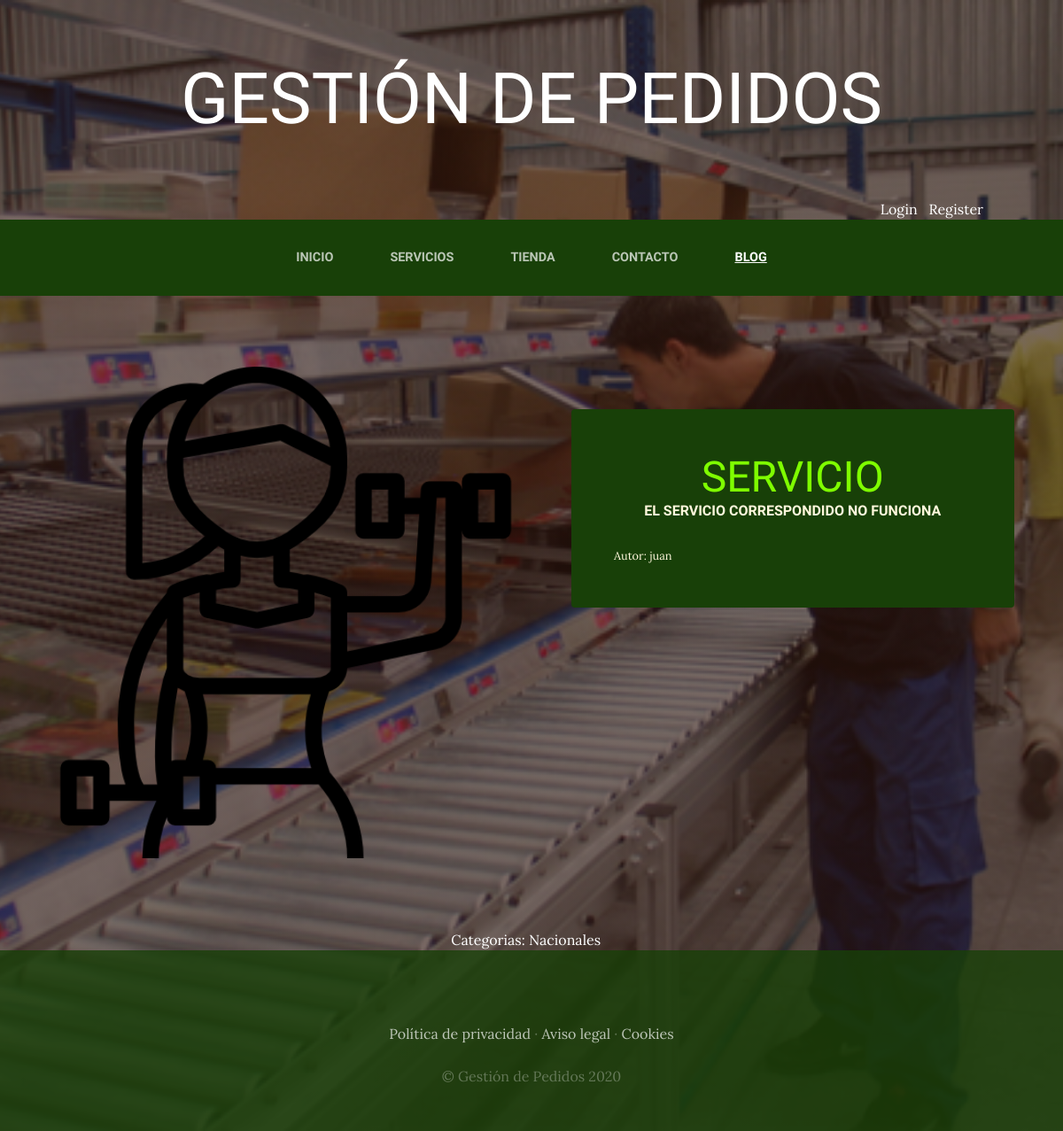
Screenshot of /Blog/categoria/1 with the database file from the repository.
### Blog/models.py (models this page shows, shortened)
class Post(models.Model):
    Titulo = models.CharField(max_length=50)
    Contenido = models.CharField(max_length=50)
    Imagen = models.ImageField(upload_to='blog', null=True, blank=True)
    Autor= models.ForeignKey(User, on_delete=models.CASCADE)
    Categorias= models.ManyToManyField(Categoria)
    created = models.DateTimeField(auto_now_add=True)
    updated = models.DateTimeField(auto_now_add=True)
    class Meta:
        verbose_name='post'
        verbose_name_plural= 'posts'

class Categoria(models.Model):
    nombre = models.CharField(max_length=50)
    created = models.DateTimeField(auto_now_add=True)
    updated = models.DateTimeField(auto_now_add=True)
    class Meta:
        verbose_name='categoria'
        verbose_name_plural= 'categorias'

### Blog/views.py (the view)
# urls.py: path('categoria/<categoria_id>', Categorias, name="categoria"),
def Categorias(request, categoria_id):
    Categoria_disponible = Categoria.objects.get(id=categoria_id)
    Post_Dispobibles = Post.objects.filter(Categorias=Categoria_disponible)
    return render(request, "Blog/Categoria.html",{'Categoria':Categoria,'Post':Post_Dispobibles})

### Carro/context_procesor.py (called while the page is built)
def importe_total_carro(request):
    importe_total=0
    if request.user.is_authenticated:
        for key,value in request.session["carro"].items():
            importe_total=  importe_total+(float(value["precio"]))
    else:
        pass
    return {"importe_total_carro": importe_total}

### Blog/Templates/Blog/Categoria.html
{% extends "ProyectoWebApp/base.html" %}
{% load static %}
{%block content%}
    {%for Post in Post%}
    <section class="page-section clearfix">
        <div class="container">
          <div class="intro">
            <img class="intro-img img-fluid mb-3 mb-lg-0 rounded" src="{{Post.Imagen.url}}" alt="" style="width: 50%;">
            <div class="intro-text left-0 text-center bg-faded p-5 rounded">
              <h2 class="section-heading mb-4" >
                <span class="section-heading-lower" style="color: chartreuse;">{{Post.Titulo}}</span>
                <span class="section-heading-upper">{{Post.Contenido}}</span>
              </h2>
            <div style="text-align: left; font-size: 0.8em;">
            Autor: {{Post.Autor}}
            </div>
            </div>
          </div>
        </div>
      </section>
    {%endfor %}
<section>
    <div style="width: 75%; margin: auto; text-align: center; color: white;">
    Categorias:
    {%for Post in Post%}
        {% for categoria in Post.Categorias.all %}
            {{categoria.nombre }}&nbsp;&nbsp;&nbsp;
        {% endfor%}
    {% endfor%}
    </div>
</section>
{% endblock %}

### ProyectoWebApp/Static/ProyectoWebApp/css/gestion.css (style rules this page uses)
body { font-family: 'Lora'; background: linear-gradient(rgba(47, 23, 15, 0.65), rgba(47, 23, 15, 0.65)), url("../img/bg_main.jpg"); background-attachment: fixed; background-position: center; background-size: cover; }
h1, h2, h3, h4, h5, h6 { font-family: 'Raleway'; }
.page-section { margin-top: 5rem; margin-bottom: 5rem; }
.section-heading { text-transform: uppercase; }
.section-heading .section-heading-upper { display: block; font-size: 1rem; font-weight: 800; padding-bottom:.5rem; }
.section-heading .section-heading-lower { display: block; font-size: 3rem; font-weight: 100; }
.bg-faded { background-color: rgba(255, 255, 255, 0.85); }
.intro { position: relative; }
@media (min-width: 992px) { .intro .intro-img { width: 75%; float: left; } }
@media (min-width: 992px) { .intro .intro-text { left: 600; width: 60%; margin-top: 3rem; background-color: rgba(24, 64, 8); color: cornsilk; position: absolute; } }
@media (min-width: 1200px) { .intro .intro-text { width: 45%; } }

### rows the page displays
Post: Imagen (picture), Titulo "SERVICIO", Contenido "EL SERVICIO CORRESPONDIDO NO FUNCIONA", Autor "juan"
Categoria: nombre "Nacionales"
